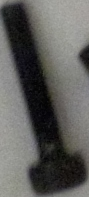
#> input picture scripts/AR/imgs/img1.png, 89 x 197 px, given in place of temp1.png, which was not available
$ python contours.py
#> lines starting #> are read from the running program, lines starting #| are printed output that depends on the picture; after the words box and inside, x2 and y2 are one past the last pixel; in counts of white or black regions, pixels touching at a corner belong together; pictures that were not available may be replaced by others from this repository, and a replacement may not be noted
#!usr/bin/env python3
# -*- coding: utf-8 -*-
import cv2
import matplotlib.pyplot as plt

def get_img(name):
#> called with name = 'temp1.png'
    while True:
        img = cv2.imread(name)
#> img is the input picture: shape (197, 89, 3); mean B, G, R 92, 94.7, 95.3
        if img is None:
            continue
        return img

class Contours():
    def __init__(self, img):
        self.raw_img = img.copy()
        self.img = img.copy()

    def find_contours(self):
        img = self.img
        #二値化
        gray = cv2.cvtColor(img, cv2.COLOR_BGR2GRAY)
        #画像を平滑化(白色雑音の除去). ksize:フィルタ窓枠の大きさ, sigmaX: ガウシアンの標準偏差値. 0だとカーネルのサイズから自動的に計算
        graygauss = cv2.GaussianBlur(gray , ksize = (3,3),sigmaX =  0)
        # 二値化. thresh:閾値.  maxval:閾値以上(指定により閾値以下のこともある)の値を持つ画素に対して割り当てられる値,
        # type:二値化の方法。cv2.THRESH_BINARY_INVだと白黒かつ反転
        # 返り値:[1]に画像が入っている
        im2 = cv2.threshold(graygauss, thresh = 100, maxval = 240, type = cv2.THRESH_BINARY_INV)[1]
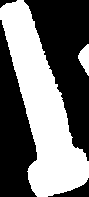
#> im2: shape (197, 89); values 0 (black) and 240 (white), 45% white; 2 white regions

        # cv2.imshow("threshold", im2)
        # plt.imshow(im2, cmap="gray")
        # cv2.waitKey(0)
        #輪郭抽出
        cnts = cv2.findContours(im2, mode = cv2.RETR_EXTERNAL,
                                method = cv2.CHAIN_APPROX_SIMPLE)[1]
#> cnts = 2 contours; box (x1, y1, x2, y2) and area: (0, 0, 89, 197) 7447, (78, 44, 89, 76) 182
        #輪郭図示
        red = (0,0,255)
        size_list = []
        for pt in cnts:
            #輪郭を含む長方形を作る
            x,y,w,h = cv2.boundingRect(pt)
            # 小さい領域はスルー
            if w < 20 or h < 20:
                continue
            size_list.append((x,x + w,y, y+h))
            #長方形を図示
            cv2.rectangle(img,(x,y), (x+w,y+h), red, thickness =10)
#> this loop made 2 passes
#> (x, y, w, h) on passes 1 to 2: (78, 44, 11, 32), (0, 0, 89, 197)
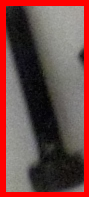
#> img: shape (197, 89, 3); 17.25% of pixels changed, all inside (x1, y1, x2, y2) = (0, 0, 89, 197)
#> after the loop, size_list = [(0, 89, 0, 197)]
        cv2.imshow("contours", img)
        self.size_list = size_list
#> self.size_list = [(0, 89, 0, 197)]

    def show_cont(self):
        for lis in self.size_list:
            temp =  self.raw_img[lis[2]:lis[3], lis[0]:lis[1]]
            yield temp

    def get_corner(self):
        for lis in self.size_list:
            temp = [[lis[0], lis[2]],
                    [lis[1], lis[2]],
                    [lis[1], lis[3]],
                    [lis[0], lis[3]],
                    ]
            yield temp

    #領域の中心画素を返す
    def get_at(self):
        for lis in self.size_list:
            temp = [(lis[0] + lis[1]) * 0.5, (lis[2] + lis[3]) * 0.5]
            yield temp


if __name__ == "__main__":
    # [13 lines of commented-out code are left out]
    img = get_img("temp1.png")
    cv2.imshow("raw", img)
    cont = Contours(img)
    cont.find_contours()

    i = 0
    for show, corner in zip(cont.show_cont(),cont.get_corner()) :
        # cv2.imwrite("./neji_40/"+str(i) + "output.png", gen)
        i+=1
        print(corner)
        cv2.imshow("find", show)
        cv2.waitKey(0)
#> this loop made 1 pass
#> (corner, i) on pass 1: ([[0, 0], [89, 0], [89, 197], [0, 197]], 1)
#| [[0, 0], [89, 0], [89, 197], [0, 197]]
#> after the loop, i = 1

$ run again, on scripts/AR/imgs/img10.png
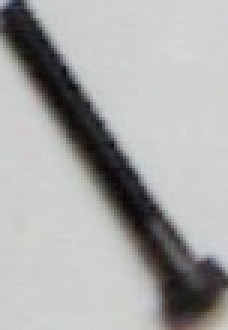
#> input picture scripts/AR/imgs/img10.png, 76 x 110 px, given in place of temp1.png, which was not available (shown 3 times larger)
#> in get_img, img is the input picture: shape (110, 76, 3); mean B, G, R 169.2, 169.8, 170.2
#> in find_contours, `im2 = cv2.threshold(graygauss, thresh = 100, maxval = 240, type = cv2...`:
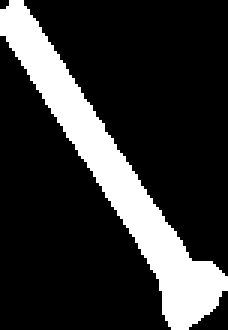
#> im2: shape (110, 76) (shown 3 times larger); values 0 (black) and 240 (white), 19.7% white; 1 white region
#> cnts = 1 contour; box (x1, y1, x2, y2) and area: (0, 0, 76, 110) 1527
#> the loop in find_contours, `for pt in cnts:` made 1 pass
#> after the loop in find_contours, `for pt in cnts:`:
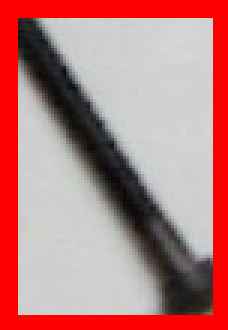
#> img: shape (110, 76, 3) (shown 3 times larger); mean B, G, R 126.5, 126.9, 185.9
#> after the loop in find_contours, `for pt in cnts:`: size_list = [(0, 76, 0, 110)]
#> the loop `for show, corner in zip(cont.show_cont(),cont.get_corner()) : # cv2.im..` made 1 pass
#> (corner, i) on pass 1: ([[0, 0], [76, 0], [76, 110], [0, 110]], 1)
#> (printed output is left out)
#> after the loop `for show, corner in zip(cont.show_cont(),cont.get_corner()) :`: i = 1

$ run again, on scripts/AR/imgs/img11.png
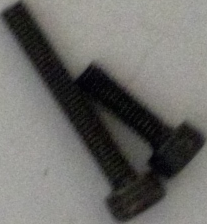
#> input picture scripts/AR/imgs/img11.png, 207 x 224 px, given in place of temp1.png, which was not available
#> in get_img, img is the input picture: shape (224, 207, 3); mean B, G, R 106.1, 109.6, 110.5
#> in find_contours, `im2 = cv2.threshold(graygauss, thresh = 100, maxval = 240, type = cv2...`:
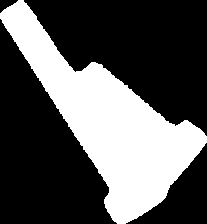
#> im2: shape (224, 207); values 0 (black) and 240 (white), 33.8% white; 1 white region
#> cnts = 1 contour; box (x1, y1, x2, y2) and area: (0, 0, 207, 224) 15390
#> the loop in find_contours, `for pt in cnts:` made 1 pass
#> after the loop in find_contours, `for pt in cnts:`:
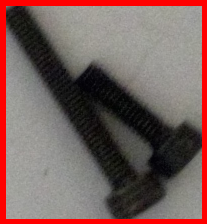
#> img: shape (224, 207, 3); 9.96% of pixels changed, all inside (x1, y1, x2, y2) = (0, 0, 207, 224)
#> after the loop in find_contours, `for pt in cnts:`: size_list = [(0, 207, 0, 224)]
#> the loop `for show, corner in zip(cont.show_cont(),cont.get_corner()) : # cv2.im..` made 1 pass
#> (corner, i) on pass 1: ([[0, 0], [207, 0], [207, 224], [0, 224]], 1)
#> (printed output is left out)
#> after the loop `for show, corner in zip(cont.show_cont(),cont.get_corner()) :`: i = 1
